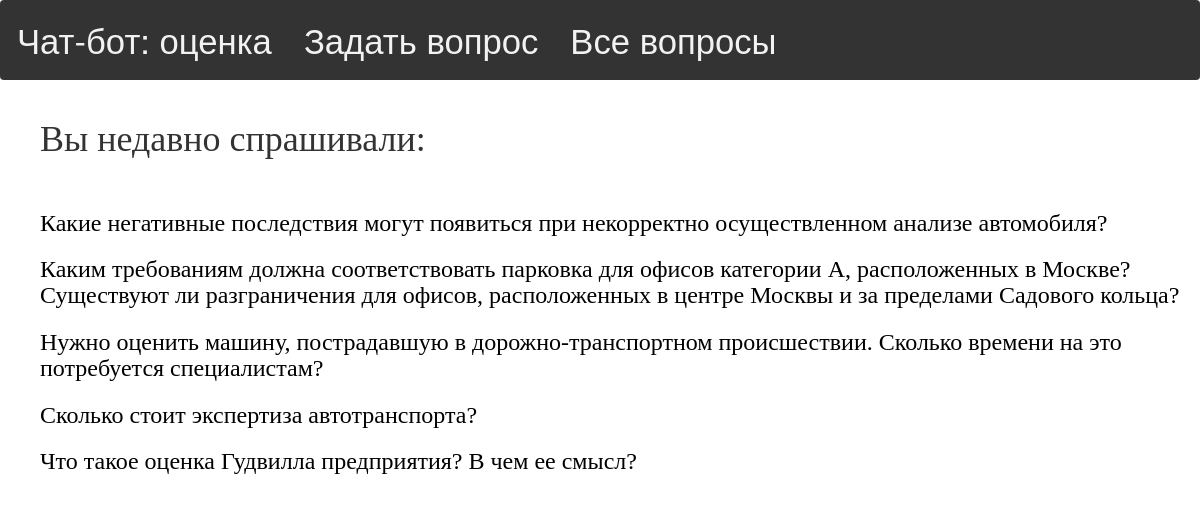
Before: / with the older database file.
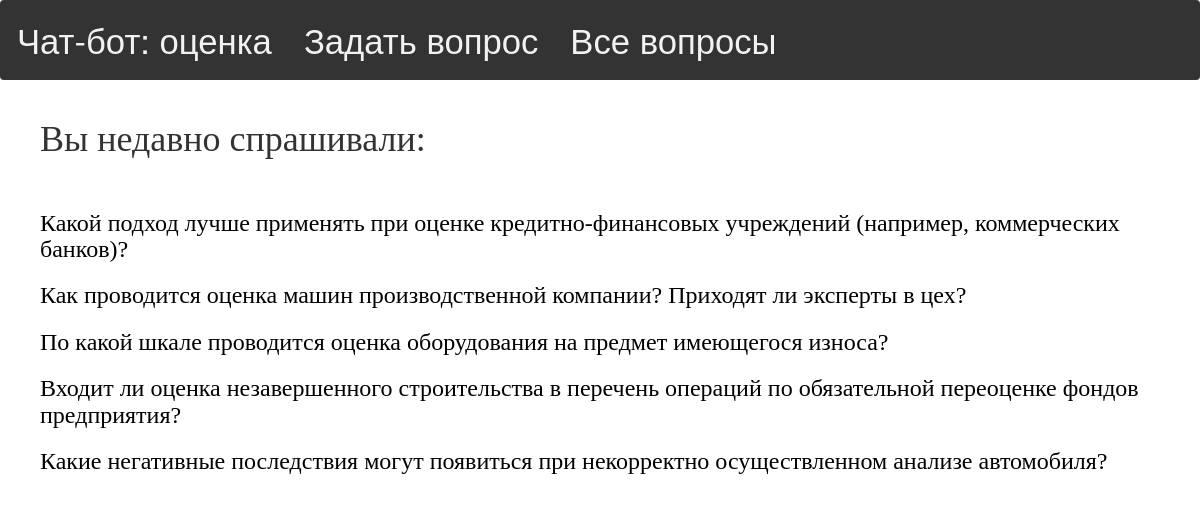
After: the same page with the newer database file.
### myapp/models.py (models this page shows, shortened)
class Question(models.Model):
    question = models.TextField(default='')
    answer = models.TextField(default='')
    asked_date = models.IntegerField(default=0)
    def __str__(self):
        return self.question

### myapp/views.py (the view)
# urls.py: path('', views.home, name='home'),
def home(request):
    recent_questions = Question.objects.order_by('-asked_date')[:5]
    if (len(config.main_bag) == 0):
        init(Question.objects.all())
    return render(request, 'myapp/home.html', {'recent_questions': recent_questions})

### myapp/views.py (called while the page is built)
def tokenize(text):
    txt = clear(str(text).lower())
    return txt.split()

def clear(text):
    chars = ".,?!();:–-«»*\"/"
    for c in chars:
        if c in text:
            text = text.replace(c, ' ')
    return text

def get_ready_question(question):
    tokens = []
    tokens = tokenize(question)
    for i in range(len(tokens)):
        tokens[i] = morph.parse(tokens[i])[0].normal_form
    norm_tokens = []
    for word in tokens:
        if word not in digits:
            norm_tokens.append(word)
    norm_tokens_final = []
    for word in norm_tokens:
        if word not in predlogs:
            norm_tokens_final.append(word)
    result = []
    for word in norm_tokens_final:
        if word not in stop_words:
            result.append(word)
    return result

def init(quesions):
    mas = []
    mas_tokens = []
    for qst in quesions:
        mas.append(str(qst))
    config.all_questions_string = mas.copy()
    for qst in mas:
        mas_tokens.append(get_ready_question(qst))
    config.main_bag = mas_tokens.copy()

### myapp/templates/myapp/home.html
{% extends 'myapp/base.html' %}
{% block content %}
    <h1>Вы недавно спрашивали:</h1>
    <br/>
    {% for question in recent_questions %}
        <div class="question_recent">
            <h3><a href="{% url 'answer' pk=question.pk %}">{{ question.question }}</a></h3>
        </div>
    {% endfor %}
{% endblock %}

Changed rows visible on the page:
no longer on this page (row unchanged): Question: question "Каким требованиям должна соответствовать парковка для офисов категории А, расположенных в Москве? Существуют ли разграничения для офисов, расположенных в центре Москвы и за пределами Садового кольца?"
no longer on this page (row unchanged): Question: question "Нужно оценить машину, пострадавшую в дорожно-транспортном происшествии. Сколько времени на это потребуется специалистам?"
no longer on this page (row unchanged): Question: question "Сколько стоит экспертиза автотранспорта?"
no longer on this page (row unchanged): Question: question "Что такое оценка Гудвилла предприятия? В чем ее смысл?"
now on this page (row edited): Question: question "Какой подход лучше применять при оценке кредитно-финансовых учреждений (например, коммерческих банков)?"
now on this page (row edited): Question: question "Как проводится оценка машин производственной компании? Приходят ли эксперты в цех?"
now on this page (row edited): Question: question "По какой шкале проводится оценка оборудования на предмет имеющегося износа?"
now on this page (row edited): Question: question "Входит ли оценка незавершенного строительства в перечень операций по обязательной переоценке фондов предприятия?"
